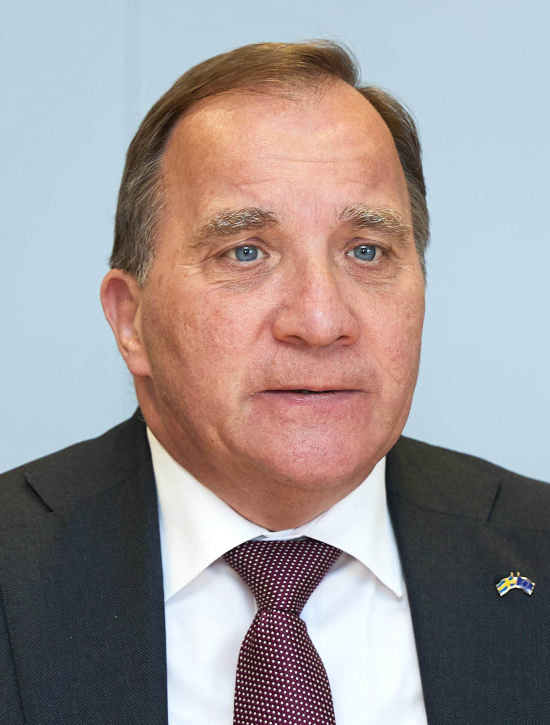
#> input picture Resources/Stefan.jpg, 1100 x 1450 px (shown at 1/2 size)
$ python Ch6.py
#> lines starting #> are read from the running program, lines starting #| are printed output that depends on the picture
import cv2
import numpy as np


def stackImages(scale,imgArray):
    rows = len(imgArray)
    cols = len(imgArray[0])
    rowsAvailable = isinstance(imgArray[0], list)
    width = imgArray[0][0].shape[1]
    height = imgArray[0][0].shape[0]
    if rowsAvailable:
        for x in range ( 0, rows):
            for y in range(0, cols):
                if imgArray[x][y].shape[:2] == imgArray[0][0].shape [:2]:
                    imgArray[x][y] = cv2.resize(imgArray[x][y], (0, 0), None, scale, scale)
                else:
                    imgArray[x][y] = cv2.resize(imgArray[x][y], (imgArray[0][0].shape[1], imgArray[0][0].shape[0]), None, scale, scale)
                if len(imgArray[x][y].shape) == 2: imgArray[x][y]= cv2.cvtColor( imgArray[x][y], cv2.COLOR_GRAY2BGR)
        imageBlank = np.zeros((height, width, 3), np.uint8)
        hor = [imageBlank]*rows
        hor_con = [imageBlank]*rows
        for x in range(0, rows):
            hor[x] = np.hstack(imgArray[x])
        ver = np.vstack(hor)
    else:
        for x in range(0, rows):
            if imgArray[x].shape[:2] == imgArray[0].shape[:2]:
                imgArray[x] = cv2.resize(imgArray[x], (0, 0), None, scale, scale)
            else:
                imgArray[x] = cv2.resize(imgArray[x], (imgArray[0].shape[1], imgArray[0].shape[0]), None,scale, scale)
            if len(imgArray[x].shape) == 2: imgArray[x] = cv2.cvtColor(imgArray[x], cv2.COLOR_GRAY2BGR)
        hor= np.hstack(imgArray)
        ver = hor
    return ver


img = cv2.imread('Resources/Stefan.jpg')
#> img is the input picture: shape (1450, 1100, 3); mean B, G, R 149.8, 149.6, 157.8
img2 = cv2.imread('Resources/cards.jpg')
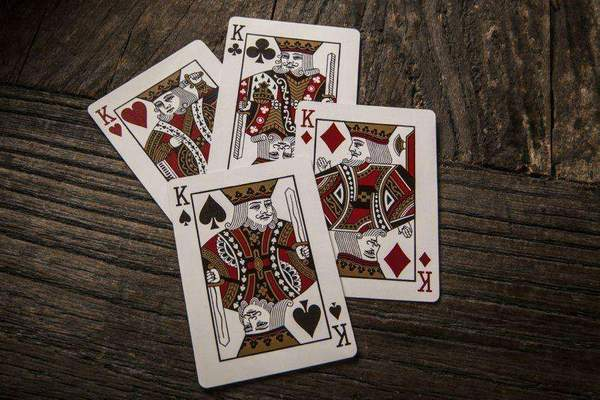
#> input picture Resources/cards.jpg, 600 x 400 px
#> img2 is the input picture: shape (400, 600, 3); mean B, G, R 65.7, 73.3, 85
imgGray = cv2.cvtColor(img,cv2.COLOR_BGR2GRAY)
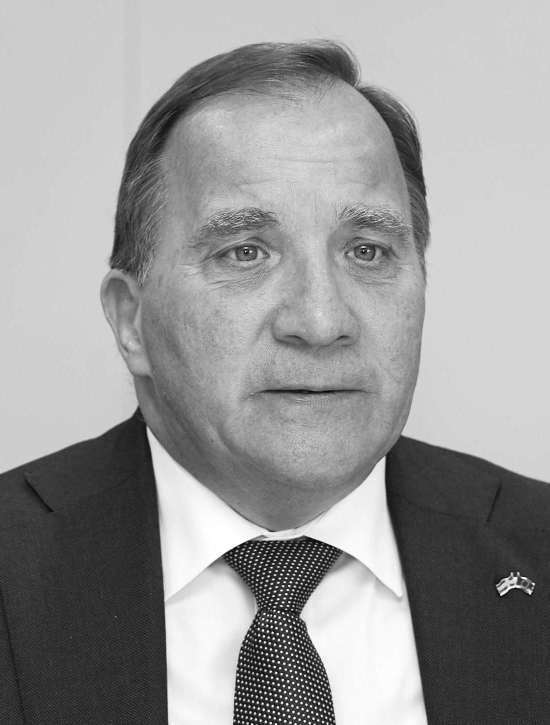
#> imgGray: shape (1450, 1100) (shown at 1/2 size); min 0, max 255, mean 152.1

imgStack = stackImages(0.5, ([img,imgGray,img], [imgGray,img,imgGray]))
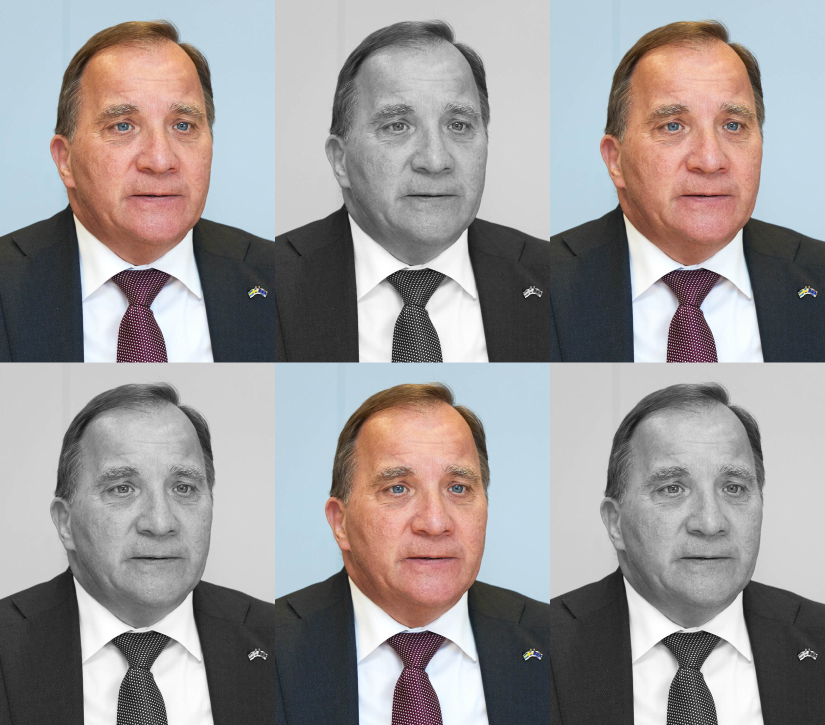
#> imgStack: shape (1450, 1650, 3) (shown at 1/2 size); mean B, G, R 151.1, 151, 155

# [6 lines of commented-out code are left out]
cv2.imshow("ImageStack", imgStack)


cv2.waitKey(0)
